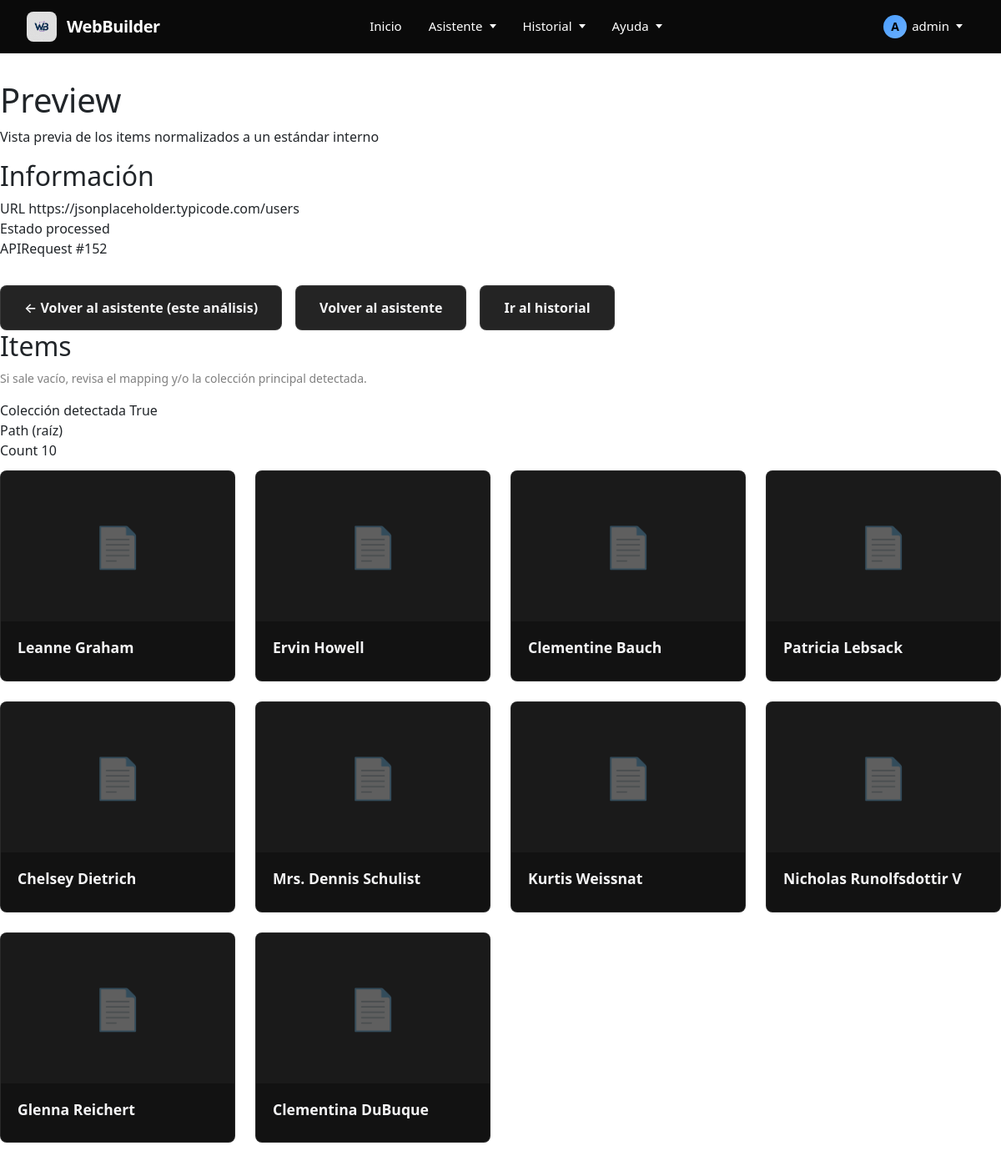
/preview/152 (signed in), run on the app's committed database.
### WebBuilder/models.py (models this page shows, shortened)
class APIRequest(models.Model):
    user = models.ForeignKey(User, on_delete=models.CASCADE, related_name='api_requests')   # Usuario dueño
    api_url = models.URLField("URL de la API")                                              # URL introducida
    date = models.DateTimeField(auto_now_add=True)                                          # Fecha del análisis
    raw_data = models.TextField(blank=True, null=True)                                      # Datos en crudo (raw)
    parsed_data = models.JSONField(blank=True, null=True)                                   # Datos parseados
    STATUS_CHOICES = [
        ("pending", "Pendiente"),
        ("processed", "Procesada"),
        ("error", "Error"),
    ]
    status = models.CharField(max_length=20, choices=STATUS_CHOICES, default="pending")     # Estado del analisis
    response_summary = models.TextField(blank=True, null=True)                              # Resumen del analisis
    error_message = models.TextField(blank=True, null=True)                                 # Mensaje tras el analisis
    field_mapping = models.JSONField(blank=True, null=True)                                 # Estructura de campos guardados

### WebBuilder/views/preview.py (the view)
# urls.py: path("preview/<int:api_request_id>", views.preview, name="preview"),
@login_required
def preview(request, api_request_id: int):
    api_request_obj = APIRequest.objects.filter(id=api_request_id, user=request.user).first()
    if not api_request_obj:
        return HttpResponse("No encontrado.", status=404)
    field_mapping = api_request_obj.field_mapping or get_mapping(request)
    if not api_request_obj.parsed_data:
        messages.warning(request, "No hay datos parseados para este análisis.")
        return redirect("assistant")
    analysis_result = build_analysis(
        api_request_obj.parsed_data,
        raw_text=api_request_obj.raw_data or ""
    )
    normalized_items = normalize_items(
        parsed_data=api_request_obj.parsed_data,
        analysis_result=analysis_result,
        field_mapping=field_mapping,
        limit=20,
    )
    return render(request, "WebBuilder/preview.html", {
        "api_request": api_request_obj,
        "analysis": analysis_result,
        "saved_mapping": field_mapping,
        "items": normalized_items,
    })

### WebBuilder/utils/analysis/detection.py (called while the page is built)
def _path_penalty(path: list) -> float:
    idxs = sum(1 for p in path if isinstance(p, int))
    return PATH_INDEX_PENALTY * idxs + PATH_LENGTH_PENALTY * max(0, len(path) - PATH_LENGTH_THRESHOLD)

def _last_key_name(path: list) -> str:
    for p in reversed(path):
        if isinstance(p, str):
            return p.lower()
    return ""

def _walk_collect_best(node: object, path: list, best: dict) -> None:
    if isinstance(node, list):
        s = _score_list(node, path)
        if s > best["score"]:
            best.update(
                {
                    "found": True,
                    "path": path[:],
                    "count": len(node),
                    "items": node,
                    "score": s,
                }
            )
        for i, it in enumerate(node[:MAX_SAMPLE_ITEMS]):
            _walk_collect_best(it, path + [i], best)
    elif isinstance(node, dict):
        for k, v in node.items():
            _walk_collect_best(v, path + [k], best)

### WebBuilder/utils/analysis/helpers.py (called while the page is built, shortened)
def get_by_path(parsed_data: object, path: list):
    node = parsed_data
    return node

def _normalize_key(text: str) -> str:
    return text.strip().lower()

def _is_url(value: object) -> bool:
    if not isinstance(value, str):
        return False
    lowered = value.strip().lower()
    return lowered.startswith("http://") or lowered.startswith("https://")

def _is_date(value: object) -> bool:
    if not isinstance(value, str):
        return False
    text = value.strip()
    if re.search(r"\d{4}[-/]\d{2}[-/]\d{2}", text):
        return True
    if re.search(r"\d{4}-\d{2}-\d{2}T", text):
        return True
    return False

def _is_number(value: object) -> bool:
    return isinstance(value, (int, float)) and not isinstance(value, bool)

def _path_display(path: list | None) -> str:
    if path is None:
        return "—"
    if path == []:
        return "(raíz)"

### WebBuilder/utils/mapping.py (called while the page is built)
def get_mapping(request) -> dict:
    return request.session.get(SESSION_MAPPING_KEY, {}) or {}

### WebBuilder/utils/normalizer.py (called while the page is built, shortened)
def _truncate(text: str, max_len: int = 600) -> str:
    text = (text or "").strip()
    if len(text) <= max_len:
        return text
    return text[: max_len - 1].rstrip() + "…"

def _to_text(value: Any, *, max_len: int = 600) -> str:
    if value is None:
        return ""
    if isinstance(value, str):
        return _truncate(value, max_len=max_len)

### WebBuilder/templates/WebBuilder/preview.html (shortened to what this page needs)
{% extends 'WebBuilder/base.html' %}
{% load static %}
{% block body_class %}preview{% endblock %}
{% block content %}
<div class="wb-container">
  <header class="wb-header">
    <h1 class="wb-title">Preview</h1>
    <p class="wb-subtitle">Vista previa de los items normalizados a un estándar interno</p>
  </header>
  <section class="wb-card">
    <h2 class="wb-card__title">Información</h2>
    <div class="wb-kv">
      <div class="wb-kv__item wb-kv__item--full">
        <span class="wb-kv__k">URL</span>
        <span class="wb-kv__v wb-mono">{{ api_request.api_url }}</span>
      </div>
      <div class="wb-kv__item">
        <span class="wb-kv__k">Estado</span>
        <span class="wb-kv__v">{{ api_request.status }}</span>
      </div>
      <div class="wb-kv__item">
        <span class="wb-kv__k">APIRequest</span>
        <span class="wb-kv__v">#{{ api_request.id }}</span>
      </div>
    </div>
    <div class="wb-actions">
      <a class="wb-btn wb-btn--secondary" href="{% url 'assistant' %}?api_request_id={{ api_request.id }}">
        ← Volver al asistente (este análisis)
      </a>
      <a class="wb-btn wb-btn--secondary" href="{% url 'assistant' %}">
        Volver al asistente
      </a>
      <a class="wb-btn wb-btn--secondary" href="{% url 'history' %}">
        Ir al historial
      </a>
    </div>
  </section>
  <section class="wb-card">
    <h2 class="wb-card__title">Items</h2>
    <p class="wb-hint">Si sale vacío, revisa el mapping y/o la colección principal detectada.</p>
    <div class="wb-kv" style="margin-bottom:12px;">
      <div class="wb-kv__item">
        <span class="wb-kv__k">Colección detectada</span>
        <span class="wb-kv__v">{{ analysis.main_collection.found }}</span>
      </div>
      <div class="wb-kv__item">
        <span class="wb-kv__k">Path</span>
        <span class="wb-kv__v wb-mono">{{ analysis.main_collection.path_display }}</span>
      </div>
      <div class="wb-kv__item">
        <span class="wb-kv__k">Count</span>
        <span class="wb-kv__v">{{ analysis.main_collection.count }}</span>
      </div>
    </div>
    {% if items %}
      <div class="wb-preview-grid">
        {% for it in items %}
          <div class="wb-preview-item">
            {% if it.image %}
              <img src="{{ it.image }}" alt="{{ it.title }}" class="wb-preview-item__image">
            {% else %}
              <div class="wb-preview-item__image" style="display:flex;align-items:center;justify-content:center;background:#1a1a1a;">
                <span style="font-size:3rem;opacity:0.3;">📄</span>
              </div>
            {% endif %}
            <div class="wb-preview-item__content">
              <h3 class="wb-preview-item__title">{{ it.title|default:"(Sin título)"|truncatewords:10 }}</h3>
            </div>
          </div>
        {% endfor %}
      </div>
    {% else %}
      <p class="wb-muted">
        No se han podido extraer items normalizados. Revisa el mapping y/o el path de la colección principal.
      </p>
    {% endif %}
  </section>
</div>
{% endblock %}

### WebBuilder/templates/WebBuilder/navbar.html (shortened to what this page needs)
{% load static %}
<nav class="wb-navbar">
  <div class="wb-navbar-container">
    <a href="{% url 'home' %}" class="wb-navbar-brand">
      <div class="wb-navbar-logo">
        <img src="{% static 'images/logo.jpg' %}" alt="WB">
      </div>
      <span class="wb-navbar-title">WebBuilder</span>
    </a>
    <div class="wb-nav-menu">
      <a href="{% url 'home' %}"
         class="wb-nav-link {% if request.resolver_match.url_name == 'home' %}wb-nav-link--active{% endif %}">
        Inicio
      </a>
      <div class="wb-nav-item" data-dropdown="asistente">
        <div class="wb-nav-link {% if request.resolver_match.url_name == 'assistant' %}wb-nav-link--active{% endif %}">
          Asistente
          <span class="wb-nav-arrow"></span>
        </div>
      </div>
      <div class="wb-nav-item" data-dropdown="historial">
        <div class="wb-nav-link {% if request.resolver_match.url_name == 'history' %}wb-nav-link--active{% endif %}">
          Historial
          <span class="wb-nav-arrow"></span>
        </div>
      </div>
      <div class="wb-nav-item" data-dropdown="ayuda">
        <div class="wb-nav-link">
          Ayuda
          <span class="wb-nav-arrow"></span>
        </div>
      </div>
    </div>
    <div class="wb-nav-right">
      {% if user.is_authenticated %}
        <div class="wb-nav-item" data-dropdown="user">
          <div class="wb-nav-link">
            <span class="wb-user-icon">{{ user.username|first|upper }}</span>
            {{ user.username }}
            <span class="wb-nav-arrow"></span>
          </div>
        </div>
      {% endif %}
    </div>
  </div>
</nav>

### WebBuilder/static/css/assistant.css (style rules this page uses)
:root { --bg-primary: #121212; --bg-secondary: #1a1a1a; --bg-tertiary: #242424; --text-primary: #ffffff; --text-secondary: #b0b0b0; --text-muted: #808080; --accent-blue: #4a9eff; --accent-blue-hover: #6bb0ff; --border-color: rgba(255, 255, 255, 0.1); --border-color-hover: rgba(255, 255, 255, 0.2); --shadow-sm: 0 2px 8px rgba(0, 0, 0, 0.4); --shadow-md: 0 4px 16px rgba(0, 0, 0, 0.6); --sidebar-width: 280px; --sidebar-collapsed-width: 60px; --transition-speed: 0.3s; --navbar-height: 64px; }
* { margin: 0; padding: 0; box-sizing: border-box; }
.wb-hint { margin-top: 0.5rem; font-size: 0.875rem; color: var(--text-muted); }
.wb-actions { display: flex; gap: 1rem; margin-top: 2rem; flex-wrap: wrap; }
.wb-btn { padding: 0.875rem 1.75rem; border-radius: 8px; font-size: 1rem; font-weight: 600; cursor: pointer; border: none; transition: all 0.2s ease; text-decoration: none; display: inline-flex; align-items: center; justify-content: center; }
.wb-btn--secondary { background: var(--bg-tertiary); color: var(--text-primary); border: 1px solid var(--border-color); }
.wb-preview-grid { display: grid; grid-template-columns: repeat(auto-fill, minmax(280px, 1fr)); gap: 1.5rem; margin-bottom: 2rem; }
.wb-preview-item { background: var(--bg-primary); border: 1px solid var(--border-color); border-radius: 8px; overflow: hidden; transition: all 0.2s ease; }
.wb-preview-item__image { width: 100%; height: 180px; object-fit: cover; background: var(--bg-tertiary); }
.wb-preview-item__content { padding: 1.25rem; }
.wb-preview-item__title { font-size: 1.1rem; font-weight: 600; margin-bottom: 0.5rem; color: var(--text-primary); line-height: 1.3; }

### WebBuilder/static/css/navbar.css (style rules this page uses)
:root { --navbar-bg: #0a0a0a; --navbar-border: rgba(255, 255, 255, 0.08); --navbar-text: #ffffff; --navbar-text-hover: #ffffff; --navbar-text-muted: rgba(255, 255, 255, 0.6); --navbar-hover-bg: rgba(255, 255, 255, 0.06); --navbar-active-bg: rgba(255, 255, 255, 0.1); --navbar-accent: #4a9eff; --dropdown-bg: #0f0f0f; --dropdown-border: rgba(255, 255, 255, 0.1); --dropdown-shadow: 0 20px 40px rgba(0, 0, 0, 0.6); --navbar-height: 64px; }
.wb-navbar { background-color: var(--navbar-bg); position: fixed; top: 0; left: 0; right: 0; z-index: 1000; border-bottom: 1px solid var(--navbar-border); height: var(--navbar-height); backdrop-filter: blur(10px); -webkit-backdrop-filter: blur(10px); }
.wb-navbar-container { max-width: 1400px; margin: 0 auto; height: 100%; padding: 0 2rem; display: grid; grid-template-columns: auto 1fr auto; align-items: center; }
.wb-navbar-brand { display: flex; align-items: center; gap: 0.75rem; text-decoration: none; color: var(--navbar-text); font-weight: 700; font-size: 1.25rem; transition: opacity 0.2s ease; }
.wb-navbar-logo { width: 36px; height: 36px; border-radius: 8px; display: flex; align-items: center; justify-content: center; overflow: hidden; background: linear-gradient(135deg, rgba(255, 255, 255, 0.1), rgba(255, 255, 255, 0.05)); }
.wb-navbar-logo img { width: 100%; height: 100%; object-fit: contain; }
.wb-navbar-title { font-size: 1.25rem; font-weight: 700; letter-spacing: -0.02em; }
.wb-nav-menu { display: flex; align-items: center; gap: 0.25rem; justify-self: center; flex: 0; margin-left: 0; }
.wb-nav-item { position: relative; }
.wb-nav-link { display: flex; align-items: center; gap: 0.375rem; padding: 0.625rem 0.875rem; color: var(--navbar-text); text-decoration: none; font-size: 0.9375rem; font-weight: 500; border-radius: 8px; transition: all 0.2s ease; cursor: pointer; white-space: nowrap; }
.wb-nav-arrow { width: 0; height: 0; border-left: 4px solid transparent; border-right: 4px solid transparent; border-top: 5px solid currentColor; transition: transform 0.3s ease; margin-left: 2px; }
.wb-nav-right { justify-self: end; }
.wb-nav-right { display: flex; align-items: center; gap: 0.75rem; }
.wb-user-icon { width: 28px; height: 28px; border-radius: 50%; background: linear-gradient(135deg, var(--navbar-accent), #6bb0ff); display: inline-flex; align-items: center; justify-content: center; font-weight: 600; font-size: 0.875rem; color: #000; }
body { padding-top: var(--navbar-height); }
:root { --navbar-height: 64px; }
body { padding-top: var(--navbar-height) !important; margin: 0; }
.wb-navbar { z-index: 1000 !important; }
.wb-container { padding-top: 2rem; }

### WebBuilder/static/css/home_plata.css (style rules this page uses)
:root { --bg-dark: #0A0A0A; --bg-darker: #050505; --text-primary: #F4F4F5; --text-secondary: #A1A1AA; --accent-silver: #9CA3AF; --accent-silver-light: #D1D5DB; --accent-silver-dark: #6B7280; --border-subtle: #27272A; }

### data on the page
APIRequest: api_url "https://jsonplaceholder.typicode.com/users", status "processed", id "152"

### other printed values
{{ user.username|first|upper }} "A"
{{ user.username }} "admin"
{{ analysis.main_collection.found }} "True"
{{ analysis.main_collection.path_display }} "(raíz)"
{{ analysis.main_collection.count }} "10"
{{ it.title|default:"(Sin título)"|truncatewords:10 }} "Leanne Graham" "Ervin Howell" "Clementine Bauch" "Patricia Lebsack" "Chelsey Dietrich" "Mrs. Dennis Schulist" "Kurtis Weissnat" "Nicholas Runolfsdottir V" "Glenna Reichert" "Clementina DuBuque"
